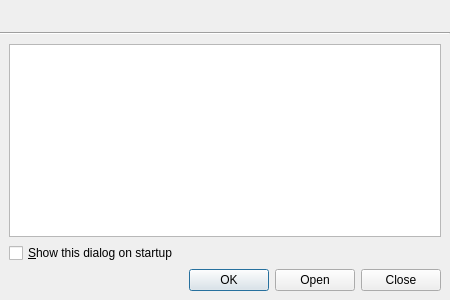
<?xml version="1.0" encoding="UTF-8"?>
<ui version="4.0">
 <class>NewProjectDialog</class>
 <widget class="QDialog" name="NewProjectDialog">
  <property name="geometry">
   <rect>
    <x>0</x>
    <y>0</y>
    <width>450</width>
    <height>300</height>
   </rect>
  </property>
  <property name="windowTitle">
   <string>New Project</string>
  </property>
  <layout class="QVBoxLayout" name="topLayout" stretch="0,0,1">
   <property name="spacing">
    <number>0</number>
   </property>
   <property name="margin">
    <number>0</number>
   </property>
   <item>
    <widget class="XmlUi::GradientWidget" name="promptWidget" native="true">
     <layout class="QHBoxLayout" name="promptLayout" stretch="0,1">
      <property name="spacing">
       <number>10</number>
      </property>
      <item>
       <widget class="QLabel" name="promptPixmap"/>
      </item>
      <item>
       <widget class="QLabel" name="promptLabel">
        <property name="wordWrap">
         <bool>true</bool>
        </property>
       </widget>
      </item>
     </layout>
    </widget>
   </item>
   <item>
    <widget class="Line" name="line">
     <property name="orientation">
      <enum>Qt::Horizontal</enum>
     </property>
    </widget>
   </item>
   <item>
    <widget class="QWidget" name="mainWidget" native="true">
     <layout class="QVBoxLayout" name="verticalLayout">
      <item>
       <widget class="QListWidget" name="listTemplates">
        <property name="movement">
         <enum>QListView::Static</enum>
        </property>
        <property name="resizeMode">
         <enum>QListView::Adjust</enum>
        </property>
        <property name="spacing">
         <number>10</number>
        </property>
        <property name="viewMode">
         <enum>QListView::IconMode</enum>
        </property>
        <property name="wordWrap">
         <bool>true</bool>
        </property>
       </widget>
      </item>
      <item>
       <widget class="QCheckBox" name="checkShowOnStartup">
        <property name="text">
         <string>&amp;Show this dialog on startup</string>
        </property>
       </widget>
      </item>
      <item>
       <widget class="QDialogButtonBox" name="buttonBox">
        <property name="orientation">
         <enum>Qt::Horizontal</enum>
        </property>
        <property name="standardButtons">
         <set>QDialogButtonBox::Close|QDialogButtonBox::Ok|QDialogButtonBox::Open</set>
        </property>
       </widget>
      </item>
     </layout>
    </widget>
   </item>
  </layout>
 </widget>
 <customwidgets>
  <customwidget>
   <class>XmlUi::GradientWidget</class>
   <extends>QWidget</extends>
   <header>xmlui/gradientwidget.h</header>
   <container>1</container>
  </customwidget>
 </customwidgets>
 <tabstops>
  <tabstop>listTemplates</tabstop>
  <tabstop>checkShowOnStartup</tabstop>
  <tabstop>buttonBox</tabstop>
 </tabstops>
 <resources/>
 <connections>
  <connection>
   <sender>buttonBox</sender>
   <signal>rejected()</signal>
   <receiver>NewProjectDialog</receiver>
   <slot>reject()</slot>
   <hints>
    <hint type="sourcelabel">
     <x>313</x>
     <y>290</y>
    </hint>
    <hint type="destinationlabel">
     <x>286</x>
     <y>274</y>
    </hint>
   </hints>
  </connection>
 </connections>
</ui>
